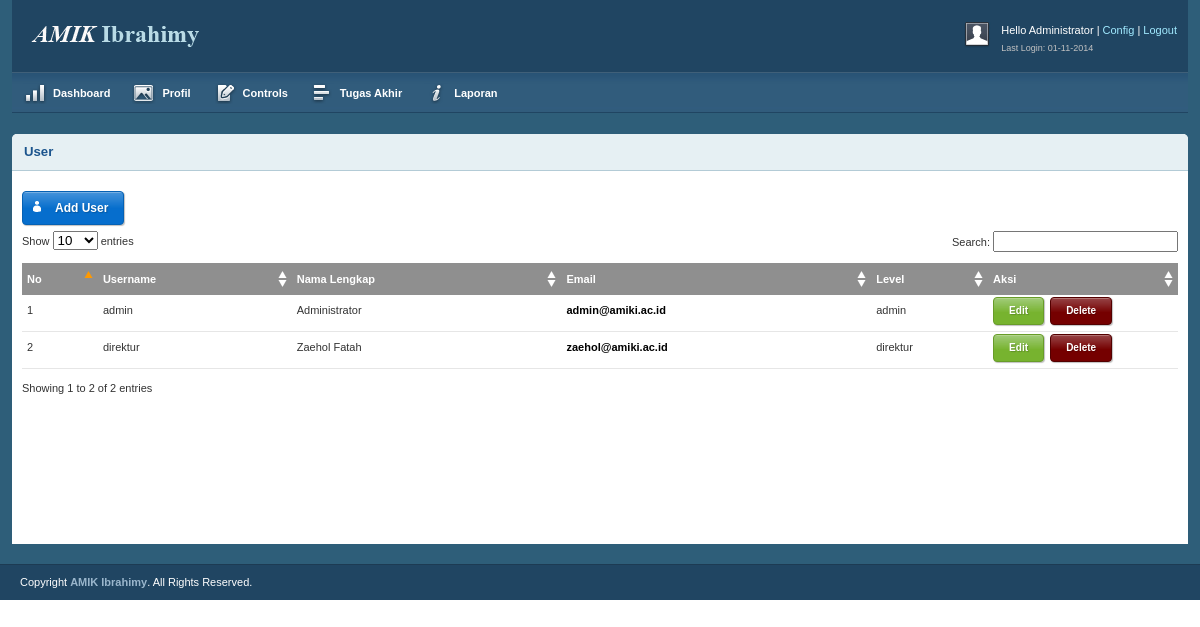
Page /sp_R3p0t/media.php?module=user (signed in) on the committed database.
### tables this page shows
CREATE TABLE IF NOT EXISTS `tb_user` (
  `username` varchar(50) NOT NULL,
  `password` varchar(100) DEFAULT NULL,
  `nama` varchar(50) NOT NULL,
  `email` varchar(100) DEFAULT NULL,
  `level` enum('admin','direktur') DEFAULT NULL,
  `login_terakhir` datetime NOT NULL,
  `id_session` varchar(100) NOT NULL,
  PRIMARY KEY (`username`)
);

### sp_R3p0t/modul/mod_users/users.php (the view, shortened to what this page needs)
<?php
 if (empty($_SESSION['username']) AND empty($_SESSION['passuser'])){
  echo "<link href='style.css' rel='stylesheet' type='text/css'>
 <center>Untuk mengakses modul, Anda harus login <br>";
  echo "<a href=../../index.php><b>LOGIN</b></a></center>";
}
else{
$aksi="modul/mod_users/aksi_users.php";
switch($_GET[act]){
  default:
echo "<div class='box round first fullpage'>
	  <h2>User</h2>
	  <div class='block'>";
    echo "<a href='?module=user&act=tambahuser' class='btn-icon btn-blue btn-person'><span></span>Add User</a><br>
                    <table class='data display datatable' id='example'>
					<thead>
						<tr>
							<th>No</th>
							<th>Username</th>
							<th>Nama Lengkap</th>
							<th>Email</th>
							<th>Level</th>
                            <th width='180'>Aksi</th>
						</tr>
					</thead><tbody>";
	$tampil=mysql_query("SELECT * FROM tb_user ORDER BY username");
    $no=1;
	while ($r=mysql_fetch_array($tampil)){
       echo "<tr class='odd gradeX'>
							<td>$no</td>
							<td>$r[username]</td>
							<td>$r[nama]</td>
							<td class='center'><a href=mailto:$r[email]>$r[email]</a></td>
							<td class='center'>$r[level]</td>
                            <td class='center'><a href=?module=user&act=edituser&id=$r[id_session] class='btn btn-small btn-green' title='Edit'><span></span>Edit</a>&nbsp; <a href=$aksi?module=user&act=hapus&id=$r[id_session] onClick=\"return confirm('Apakah Anda benar-benar mau menghapusnya?')\" class='btn btn-small btn-maroon' title='Delete'><span></span>Delete</a></td>
						</tr>";
      $no++;
    }
    echo "</tbody></table></div></div>";
    break;
}
}
?>

### sp_R3p0t/css/text.css (style rules this page uses)
body { font: 13px/1.5 Tahoma, Helvetica, Arial, 'Liberation Sans', FreeSans, sans-serif; }
h2 { font-size: 23px; }
p, dl, hr, h1, h2, h3, h4, h5, h6, ol, ul, pre, table, address, fieldset { margin-bottom: 20px; }

### sp_R3p0t/css/layout.css (style rules this page uses)
body { background: #fff; color: #333; font-size: 11px; padding: 0 0 0px; }
a { color: #000; font-weight:bold; text-decoration: none; }
h1, h2, h3, h4, h5, h6 { line-height:1.2em; margin-bottom:.3em; }
h2 { margin-top:1em; }
.box { background:#fff; margin-bottom:20px; padding:10px 10px 10px 10px; margin-left:-8px; }
.box.round { -moz-border-radius: 5px 5px 0px 0px; -webkit-border-radius: 5px 5px 0px 0px; border-radius: 5px 5px 0px 0px; }
.box h2 { font-size:1.2em; font-weight:bold; color:#1B548D; background:#E6F0F3; margin:-10px -10px 0 -10px; padding:10px 12px; border-bottom:1px solid #B3CBD6; -moz-border-radius: 5px 5px 0px 0px; -webkit-border-radius: 5px 5px 0px 0px; border-radius: 5px 5px 0px 0px; }
.box.first { margin-top:20px; }
.block { padding-top:20px; }
.block { padding-bottom:1px; }
.fullpage { margin-left:0px; }
table.display { margin: 0 auto; clear: both; width: 100%; }
.sorting_asc { background: #8f8f8f url(../img/table/sort_asc.png) no-repeat center right; padding:8px 5px; text-align:left; color:#fff; }
.sorting { background:#8f8f8f url(../img/table/sort_both.png) no-repeat center right; padding:8px 5px; text-align:left; color:#fff; }
tr.odd { height: 30px; line-height: 30px; border-bottom:1px solid #e6e6e6; }
tr.even { height: 30px; line-height: 30px; border-bottom:1px solid #e6e6e6; }
tr.odd td, tr.even td { padding-left:5px; }
.btn, .btn-icon, .btn-mini { background-repeat: repeat-x; color: #FFF; font-weight: bold; display: inline-block; text-decoration: none; border-width: 1px; border-style: solid; padding: 0 15px 4px; *padding: 0 7px 4px; margin-bottom: 6px; text-shadow: 1px 1px 1px rgba(0,0,0,.2); -moz-box-shadow: 1px 1px 1px rgba(0,0,0,.25); -webkit-box-shadow: 1px 1px 1px rgba(0,0,0,.25); -moz-border-radius: 4px; -webkit-border-radius: 4px; filter: progid:DXImageTransform.Microsoft.Shadow(color=#999999,direction=135,strength=2); cursor: pointer; position: relative; }
.btn, .btn-icon { background-position: 0 -80px; font-size: 12px; height: 32px; line-height: 29px; }
.btn.btn-small, .btn-icon.btn-small { background-position: 0 0; font-size: 10px; height: 26px; line-height: 23px; }
a.btn, a.btn-icon { height: 32px; line-height: 32px; padding-bottom: 0; }
a.btn.btn-small, a.btn-icon.btn-small { line-height: 26px; padding-bottom: 0; }
.btn, .btn-icon, .btn-mini, .btn:visited, .btn-icon:visited, .btn-mini:visited { background-image: url(../img/bg-lite.png); background-color: #F90; border-color: #D58000; color: #FFF; }
.btn-blue, .btn-blue:visited { background-color: #066ECD; border-color: #0561B4; }
.btn-green, .btn-green:visited { background-color: #77B32F; border-color: #689C29; }
.btn-maroon, .btn-maroon:visited { background-color: #750000; border-color: #530000; }
.btn-blue, .btn-black, .btn-purple, .btn-navy, .btn-maroon, .btn-teal, .btn-grey { background-image: url(../img/bg-dark.png) !important; }
.btn-red, .btn-orange, .btn-green, .btn-yellow, .btn-pink { background-image: url(../img/bg-lite.png) !important; }
.btn-icon { padding-left: 32px !important; }
.btn-icon span { background-image: url(../img/btn-icons.png); background-repeat: no-repeat; background-position: 0 0; width: 16px; height: 16px; position: absolute; left: 6px; top: 6px; }
.btn-person span { background-position: 0 -16px; }

### rows in the picture
tb_user: username "admin", nama "Administrator", email "admin@amiki.ac.id", level "admin"
tb_user: username "direktur", nama "Zaehol Fatah", email "zaehol@amiki.ac.id", level "direktur"

### other values in the picture
$_SESSION['namalengkap'] "Administrator"
$date1=DATE("d-m-Y") "01-11-2014"
